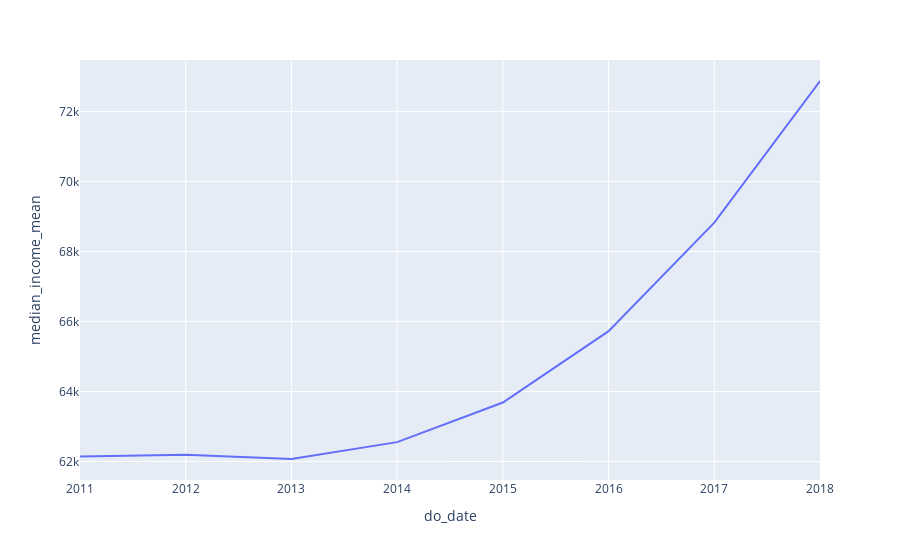

The notebook cell this image was saved under:
### Code cell
import plotly.express as px
fig = px.line(data_cali_avg.sort_values(by=['do_date'], ascending=[True]), x='do_date', y='median_income_mean')
fig

### Figure 1 — Plotly figure (JSON) as saved in the notebook; plotly's stock layout.template omitted (floating-point values rounded to 4 significant figures)
{"data": [{"hovertemplate": "do_date=%{x}<br>median_income_mean=%{y}<extra></extra>", "legendgroup": "", "line": {"color": "#636efa", "dash": "solid"}, "mode": "lines", "name": "", "orientation": "v", "showlegend": false, "type": "scatter", "x": ["2011", "2012", "2013", "2014", "2015", "2016", "2017", "2018"], "xaxis": "x", "y": [62140.0, 62190.0, 62070.0, 62550.0, 63690.0, 65720.0, 68830.0, 72880.0], "yaxis": "y"}], "layout": {"legend": {"tracegroupgap": 0}, "margin": {"t": 60}, "xaxis": {"anchor": "y", "domain": [0, 1], "title": {"text": "do_date"}}, "yaxis": {"anchor": "x", "domain": [0, 1], "title": {"text": "median_income_mean"}}}}
